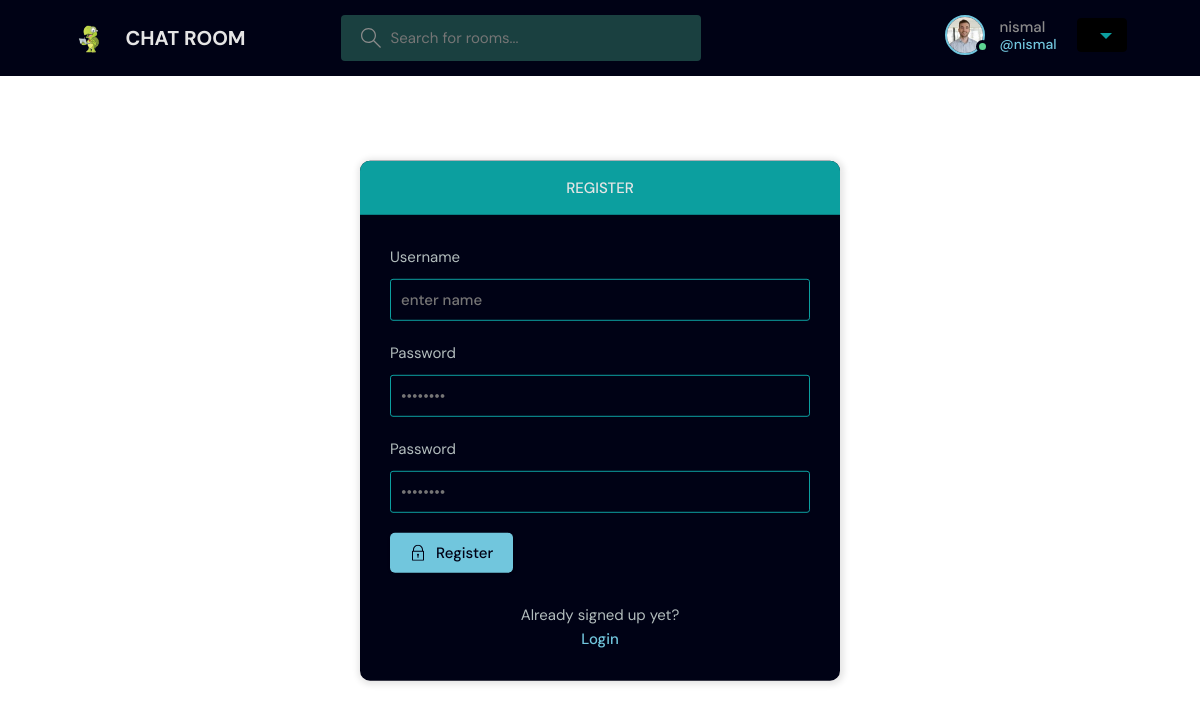
Page /register (signed in) on the committed database.
### base/models.py (models this page shows)
class User(AbstractUser):
    name = models.CharField(max_length=200,null=True)
    email = models.EmailField(unique=True,null=True)
    bio = models.TextField(null=True)
    avatar = models.ImageField(null=True,default='avatar.svg')

### base/views.py (the view, shortened to what this page needs)
# urls.py: path('register', views.registerUser, name='register'),
def registerUser(request):
    return render(request, 'login_register.html')

### templates/login_register.html (shortened to what this page needs)
{% extends 'main.html' %}
{% block content %}
<main class="auth layout">
  {% if page == 'login' %}
  <div class="container">
    <div class="layout__box">
      <div class="layout__boxHeader">
        <div class="layout__boxTitle">
          <h3>Login</h3>
        </div>
      </div>
      <div class="layout__body">
            {% if messages %}
          <ul class="messages">
            {% for message in messages %}
            {{ message }}
           {% endfor %}
          </ul>
            {% endif %}
        <form class="form" action="" method="POST">
          {% csrf_token %}
          <div class="form__group form__group">
            <label for="room_name">Username</label>
            <input required id="" name="username" type="text" placeholder="enter name"/>
          </div>
          <div class="form__group">
            <label  for="password">Password</label>
            <input required id="" name="password" type="password"
              placeholder="&bull;&bull;&bull;&bull;&bull;&bull;&bull;&bull;" />
          </div>
          <button class="btn btn--main" type="submit">
            <svg version="1.1" xmlns="http://www.w3.org/2000/svg" width="32" height="32" viewBox="0 0 32 32">
              <title>lock</title>
              <path
                d="M27 12h-1v-2c0-5.514-4.486-10-10-10s-10 4.486-10 10v2h-1c-0.553 0-1 0.447-1 1v18c0 0.553 0.447 1 1 1h22c0.553 0 1-0.447 1-1v-18c0-0.553-0.447-1-1-1zM8 10c0-4.411 3.589-8 8-8s8 3.589 8 8v2h-16v-2zM26 30h-20v-16h20v16z">
              </path>
              <path
                d="M15 21.694v4.306h2v-4.306c0.587-0.348 1-0.961 1-1.694 0-1.105-0.895-2-2-2s-2 0.895-2 2c0 0.732 0.413 1.345 1 1.694z">
              </path>
            </svg>
            Login
          </button>
        </form>
        <div class="auth__action">
          <p>Haven't signed up yet?</p>
          <a href="{% url 'register' %}" class="btn btn--link">Sign Up</a>
        </div>
      </div>
    </div>
  </div>
  {% else %}
  <div class="container">
    <div class="layout__box">
      <div class="layout__boxHeader">
        <div class="layout__boxTitle">
          <h3>Register</h3>
        </div>
      </div>
    <div class="layout__body">
        <form class="form" action="" method="POST" id="password-form">
            <div class="form__group form__group">
            <label for="room_name">Username</label>
            <input required id="username" name="username" type="text" placeholder="enter name"/>
          </div>
             <div class="form__group">
            <label for="password">Password</label>
            <input required id="password" name="password" type="password"
              placeholder="&bull;&bull;&bull;&bull;&bull;&bull;&bull;&bull;" />
          </div>
          <div class="form__group">
            <label for="password">Password</label>
            <input required id="confirm-password" name="confirm_password" type="password"
              placeholder="&bull;&bull;&bull;&bull;&bull;&bull;&bull;&bull;" />
          </div>
          <button class="btn btn--main" type="submit">
            Register
          </button>
        </form>
        <div class="auth__action">
          <p>Already signed up yet?</p>
          <a href="{% url 'login' %}" class="btn btn--link">Login</a>
        </div>
      </div>
    </div>
  </div>
  {% endif %}
</main>
{% endblock content %}

### templates/navbar.html (shortened to what this page needs)
{% load static %}
  <header class="header header--loggedIn">
      <div class="container">
        <a href="{% url 'home' %}" class="header__logo">
          <img src="{% static 'images/logo.png' %}" />
          <h1>CHAT ROOM</h1>
        </a>
        <form class="header__search" method="GET" action="{% url 'home' %}">
          <label>
            <input  name="q" placeholder="Search for rooms..." />
          </label>
        </form>
        <nav class="header__menu">
          {% if request.user.is_authenticated %}
              <div class="header__user">
                  <a href="{% url 'userProfile' request.user.id %}">
                      <div class="avatar avatar--medium active">
                          <img src="{{ user.avatar.url }}" />
                      </div>
                      <p>{{ request.user.username }} <span>@{{ request.user.username }}</span></p>
                  </a>
                  <div class="dropdown">
                    <div class="dropdown-button">
                        <svg class="dropdown-icon" xmlns="http://www.w3.org/2000/svg" width="16" height="16" viewBox="0 0 16 16">
                            <path d="M8 12L2 6h12z"/>
                        </svg>
                    </div>
                </div>
              </div>
          {% else %}
              <a href="{% url 'login' %}">
                  <img src="{% static 'images/avatar.svg' %}" />
                  <p>Login</p>
              </a>
          {% endif %}
      </nav>
  </div>
</header>

### rows in the picture
User: avatar (picture), user.username "nismal"
